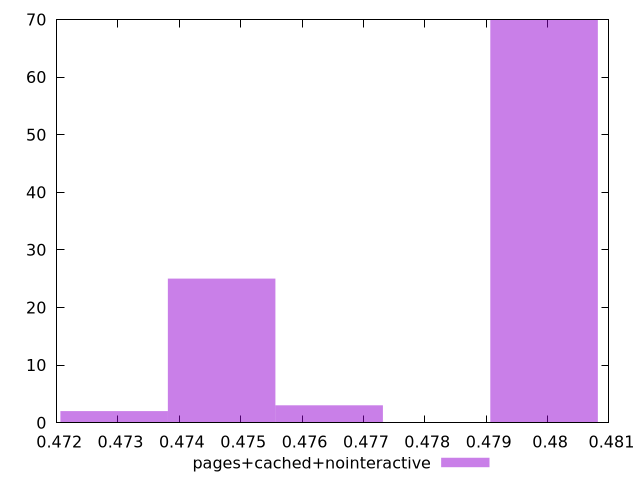

Reproduce this figure in gnuplot.
$_pagesCachedNointeractive <<EOF
0.474689115587273 25
0.4729374952345524 2
0.4799439766454347 70
0.47644073593999353 3
EOF
set key outside below
set terminal pngcairo
set output "report_00005_2020-11-02T22-26-11.212Z/render-blocking-resources/pages+cached+nointeractive//hist.png"
set yrange [0:70]
set boxwidth 0.0017516203527205645
set style fill transparent solid 0.5 noborder
plot $_pagesCachedNointeractive title "pages+cached+nointeractive" with boxes ,
